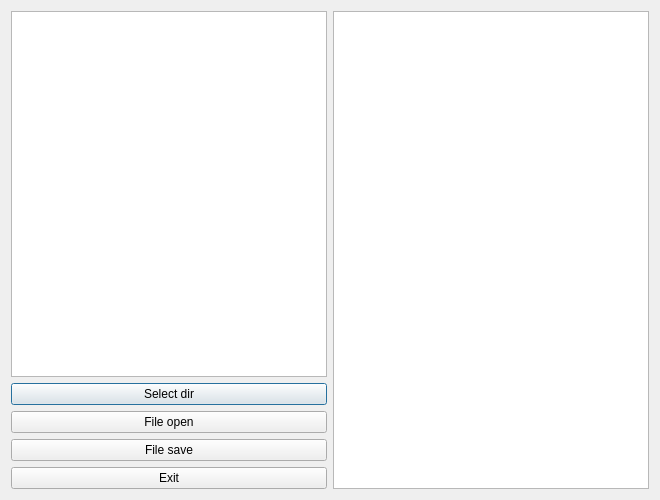
<?xml version="1.0" encoding="UTF-8"?>
<ui version="4.0">
 <class>my_text_editer</class>
 <widget class="QDialog" name="my_text_editer">
  <property name="geometry">
   <rect>
    <x>0</x>
    <y>0</y>
    <width>660</width>
    <height>500</height>
   </rect>
  </property>
  <property name="windowTitle">
   <string>my_text_editer</string>
  </property>
  <layout class="QHBoxLayout" name="horizontalLayout">
   <item>
    <layout class="QVBoxLayout" name="verticalLayout">
     <item>
      <widget class="QListWidget" name="listWidget"/>
     </item>
     <item>
      <widget class="QPushButton" name="select_dir">
       <property name="text">
        <string>Select dir</string>
       </property>
      </widget>
     </item>
     <item>
      <widget class="QPushButton" name="file_open">
       <property name="text">
        <string>File open</string>
       </property>
      </widget>
     </item>
     <item>
      <widget class="QPushButton" name="file_save">
       <property name="text">
        <string>File save</string>
       </property>
      </widget>
     </item>
     <item>
      <widget class="QPushButton" name="exit">
       <property name="text">
        <string>Exit</string>
       </property>
      </widget>
     </item>
    </layout>
   </item>
   <item>
    <widget class="QTextEdit" name="textEdit"/>
   </item>
  </layout>
 </widget>
 <layoutdefault spacing="6" margin="11"/>
 <resources/>
 <connections/>
</ui>
